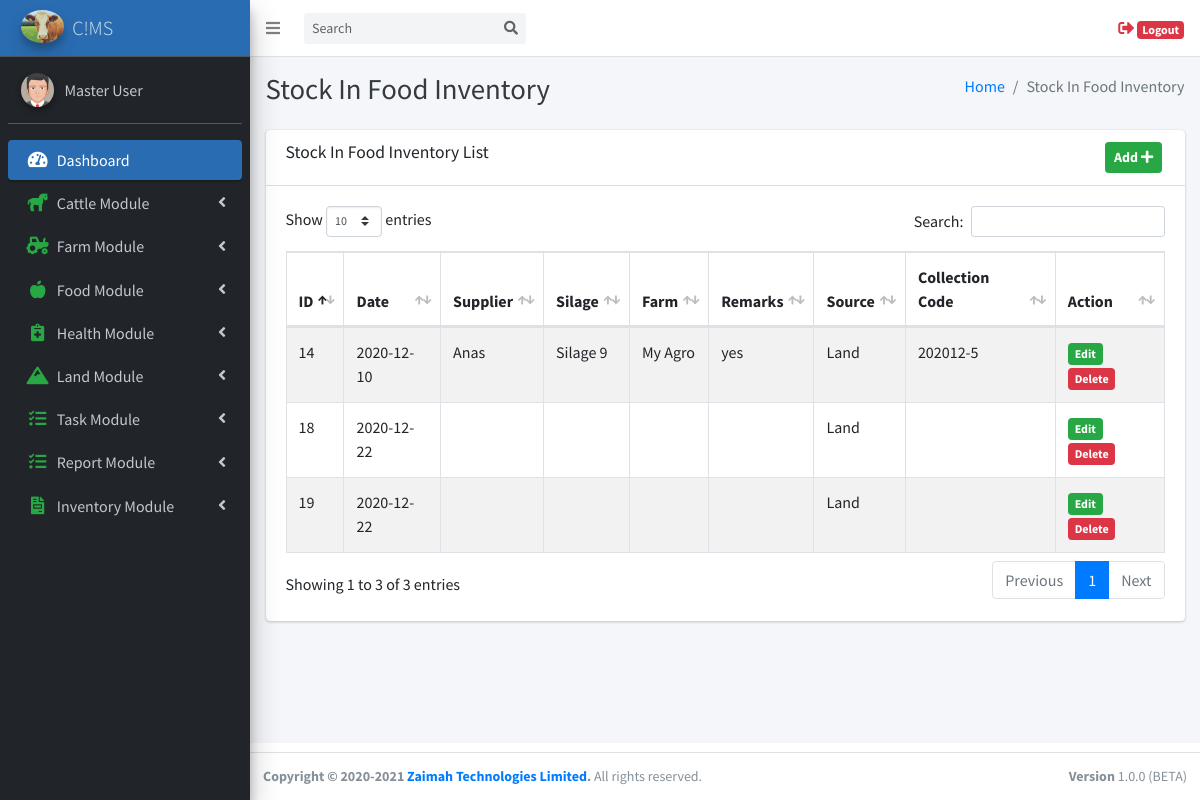
Screenshot of /inventory/stock_in_fi/index.php (signed in) with the database file from the repository.
### tables this page shows
CREATE TABLE `stock_in_fi` (
  `stock_in_fi_id` int(11) NOT NULL,
  `user_id` int(11) NOT NULL,
  `create_date` timestamp NULL DEFAULT NULL,
  `update_date` timestamp NULL DEFAULT NULL,
  `delete_status` int(11) NOT NULL DEFAULT 0,
  `select_date` date DEFAULT NULL,
  `supplier` text DEFAULT NULL,
  `silage` text DEFAULT NULL,
  `farm_id` text DEFAULT NULL,
  `remarks` text DEFAULT NULL,
  `source` text DEFAULT NULL,
  `collection_land` text DEFAULT NULL
);

CREATE TABLE `supplier` (
  `supplier_id` int(11) NOT NULL,
  `supplier_name` text NOT NULL,
  `supplier_number` text NOT NULL,
  `supplier_address` text NOT NULL,
  `supplier_email` text NOT NULL,
  `user_id` int(11) DEFAULT NULL,
  `create_date` timestamp NULL DEFAULT NULL,
  `update_date` int(11) DEFAULT NULL,
  `delete_status` int(11) NOT NULL DEFAULT 0
);

CREATE TABLE `storage` (
  `storage_id` int(11) NOT NULL,
  `storage_name` text NOT NULL,
  `user_id` int(11) DEFAULT NULL,
  `create_date` timestamp NULL DEFAULT NULL,
  `update_date` int(11) DEFAULT NULL,
  `delete_status` int(11) NOT NULL DEFAULT 0
);

CREATE TABLE `farm_profile` (
  `farm_profile_id` int(11) NOT NULL,
  `fp_name` text NOT NULL,
  `start_date` date NOT NULL,
  `total_cow` int(11) NOT NULL,
  `total_chari` int(11) NOT NULL,
  `total_storage` double NOT NULL,
  `total_required_employee` double NOT NULL,
  `manager` int(11) NOT NULL,
  `contact_no` text NOT NULL,
  `address` text NOT NULL,
  `remarks` text NOT NULL,
  `user_id` int(11) DEFAULT NULL,
  `create_date` date DEFAULT NULL,
  `update_date` date DEFAULT NULL,
  `delete_status` int(11) NOT NULL DEFAULT 0
);

CREATE TABLE `land_collection` (
  `collection_id` int(11) NOT NULL,
  `collection_code` text NOT NULL,
  `collection_date` date NOT NULL,
  `amount` double NOT NULL,
  `land_code` text NOT NULL,
  `agro_products` text NOT NULL,
  `remarks` text NOT NULL,
  `user_id` int(11) DEFAULT NULL,
  `create_date` date DEFAULT NULL,
  `update_date` date DEFAULT NULL,
  `delete_status` int(11) NOT NULL DEFAULT 0
);

### dashboard/info_store/function.php (called while the page is built, shortened)
<?php
function get_farm_name($connect, $farm_id)
{
    $statement = $connect->prepare("SELECT * FROM farm_profile WHERE farm_profile_id = '$farm_id' ");
    $statement->execute();
    $result = $statement->fetchAll();
    foreach ($result as $row) {
        return $row['fp_name'];
    }
}
function get_collection_code($connect, $collection_id)
{
    $statement = $connect->prepare("SELECT * FROM land_collection WHERE collection_id  = '$collection_id' ");
    $statement->execute();
    $result = $statement->fetchAll();
    foreach ($result as $row) {
        return $row['collection_code'];
    }
}
function get_supplier_name($connect, $supplier)
{
    $statement = $connect->prepare("SELECT * FROM supplier WHERE supplier_id = '$supplier' ");
    $statement->execute();
    $result = $statement->fetchAll();
    foreach ($result as $row) {
        return $row['supplier_name'];
    }
}
function get_storage_name($connect, $storage)
{
    $statement = $connect->prepare("SELECT * FROM storage WHERE storage_id = '$storage' ");
    $statement->execute();
    $result = $statement->fetchAll();
    foreach ($result as $row) {
        return $row['storage_name'];
    }
}
?>

### inventory/stock_in_fi/index.php (the view, shortened to what this page needs)
<?php
include_once "../../dashboard/index/navbar.php";
include_once "../../dashboard/index/sidebar.php";
include_once "../../dashboard/info_store/function.php";
?>
<div class="row mb-2">
  <div class="col-sm-6">
    <h1 class="m-0 text-dark">Stock In Food Inventory</h1>
  </div>
  <div class="col-sm-6">
    <ol class="breadcrumb float-sm-right">
      <li class="breadcrumb-item"><a href="<?php echo $_SESSION['base_url']; ?>">Home</a></li>
      <li class="breadcrumb-item active">Stock In Food Inventory</li>
    </ol>
  </div>
</div>
</div>
</div>
<section class="content">
  <div class="container-fluid">
    <div class="card">
      <div class="card-header">
        <div class="row">
          <div class="col-lg-11">
            <h3 class="card-title">Stock In Food Inventory List</h3>
          </div>
          <div class="col-lg-1">
            <a href="add.php">
              <button class="btn btn-sm btn-success"><b>Add</b> <i class="fas fa-plus"></i></button>
            </a>
          </div>
        </div>
      </div>
      <div class="card-body">
        <table id="example1" class="table table-bordered table-striped">
          <thead>
          <tr>
            <th>ID</th>
            <th>Date</th>
            <th>Supplier</th>
            <th>Silage</th>
            <th>Farm</th>
            <th>Remarks</th>
            <th>Source</th>
            <th>Collection Code</th>
            <th>Action</th>
          </tr>
          </thead>
          <tbody>
          <?php
          $query = $connect->prepare("SELECT * FROM `stock_in_fi` WHERE delete_status = 0");
          $query->execute();
          $result = $query->fetchAll();
          foreach ($result as $row) {
            ?>
            <tr>
              <td><?php echo $row['stock_in_fi_id']; ?></td>
              <td><?php echo $row['select_date']; ?></td>
              <td><?php echo get_supplier_name($connect, $row['supplier']) ?></td>
              <td><?php echo get_storage_name($connect, $row['silage']) ?></td>
              <td><?php echo get_farm_name($connect, $row['farm_id']) ?></td>
              <td><?php echo $row['remarks']; ?></td>
              <td><?php echo $row['source']; ?></td>
              <td><?php echo get_collection_code($connect, $row['collection_land']) ?></td>
              <td><a
                  href="add.php?id=<?php echo((((($row['stock_in_fi_id'] + 9954) * 777) / 100) * 2) * 1971); ?>">
                  <button class="badge badge-success btn-sm">Edit</button>
                </a>
                <button type="button" name="delete" id="<?php echo $row["stock_in_fi_id"] ?>"
                        class="badge badge-danger  btn-sm delete"
                        data-status="<?php echo $row["delete_status"] ?>">Delete
                </button>
              </td>
            </tr>
            <?php
          }
          ?>
          </tbody>
        </table>
      </div>
    </div>
  </div>
</section>
<?php
include_once "../../dashboard/index/footer.php";
?>

### rows the page displays
stock_in_fi: stock_in_fi_id "14", select_date "2020-12-10", supplier.supplier_name "Anas", silage.storage_name "Silage 9", farm.fp_name "My Agro", remarks "yes", source "Land", collection_land.collection_code "202012-5"
stock_in_fi: stock_in_fi_id "18", select_date "2020-12-22", source "Land"
stock_in_fi: stock_in_fi_id "19", select_date "2020-12-22", source "Land"

### other values shown
$_SESSION['user_name'] "Master User"
